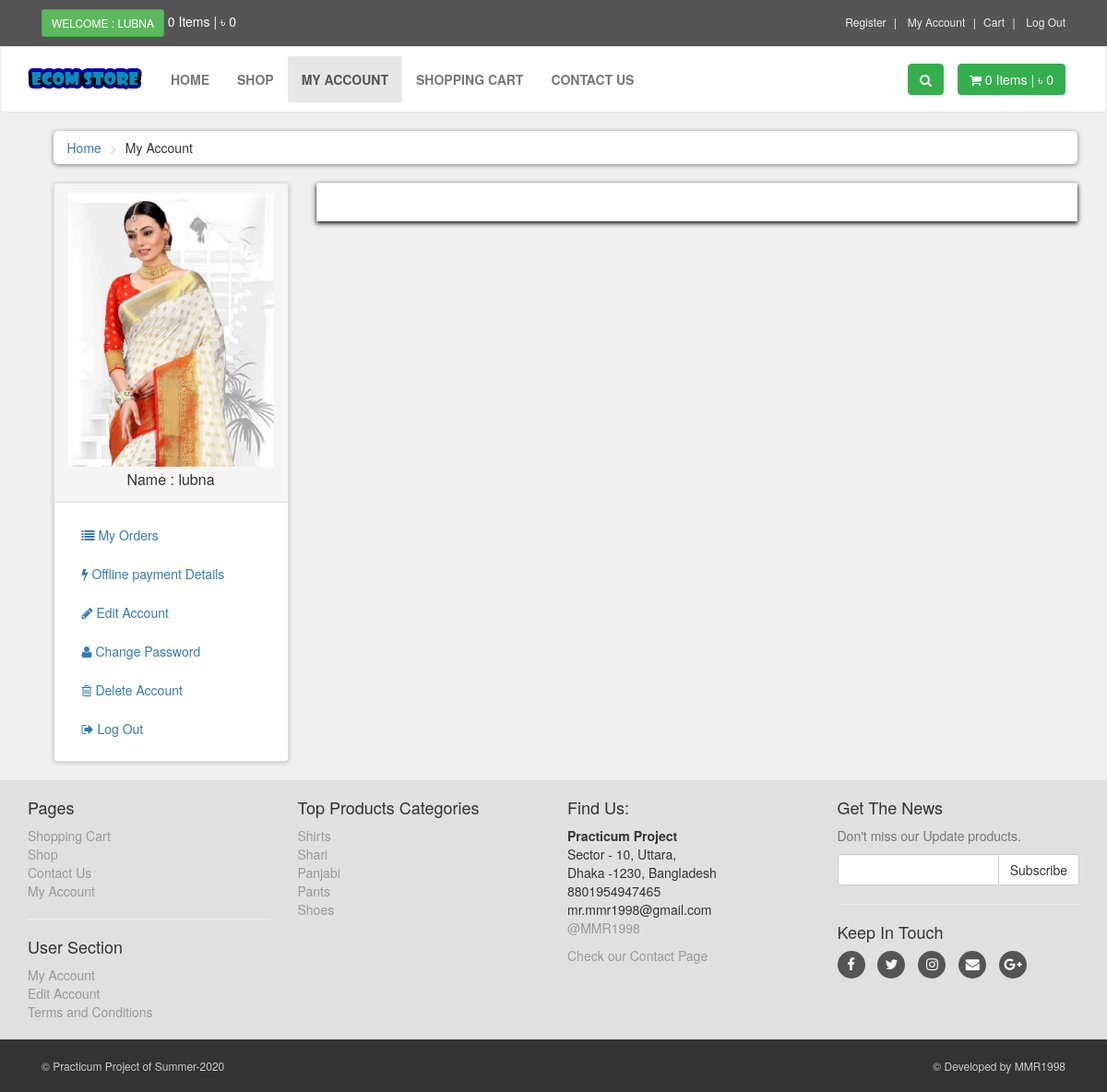
The app's page /customer/my_account.php (signed in) with its own data.
### tables this page shows
CREATE TABLE `customers` (
  `customer_id` int(10) NOT NULL,
  `customer_name` varchar(255) NOT NULL,
  `customer_email` varchar(255) NOT NULL,
  `customer_pass` int(255) NOT NULL,
  `customer_country` text NOT NULL,
  `customer_city` text NOT NULL,
  `customer_contact` varchar(255) NOT NULL,
  `customer_address` text NOT NULL,
  `customer_image` text NOT NULL,
  `customer_ip` varchar(100) NOT NULL
);

CREATE TABLE `products_categories` (
  `p_cat_id` int(10) NOT NULL,
  `p_cat_title` text NOT NULL,
  `p_cat_top` text NOT NULL,
  `p_cat_image` text NOT NULL
);

### customer/my_account.php (the view, shortened to what this page needs)
<?php
$active = 'my_account';
if(!isset($_SESSION['customer_email'])){
	echo "<script>window.open('../checkout.php','_self')</script>";
}else{
include("includes/db.php");
include("functions/functions.php");
?>
<!DOCTYPE html>
<html>
	<head>
		<link rel="stylesheet" type="text/css" href="styles/bootstrap-337.min.css">
		<link rel="stylesheet" type="text/css" href="font-awsome/css/font-awesome.min.css">
		<link rel="stylesheet" type="text/css" href="styles/style.css">
	</head>
	<body>
		<div id="top">
			<div class="container">
				<div class="col-md-6 offer">
					<a href="#" class="btn btn-success btn-sm">
						<?php
						if(!isset($_SESSION['customer_email'])){
							 echo "Welcome : Guest";
						} else{
							$c_mail = $_SESSION['customer_email'];
							$get_name = "select * from customers where customer_email='$c_mail'";
							$run_name = mysqli_query($con,$get_name);
							$row_name = mysqli_fetch_array($run_name);
							$c_name = $row_name['customer_name'];
							echo "Welcome : $c_name";
						}
						?>
					</a>
					<a href="#"><?php items(); ?> Items | <?php total_price(); ?></a>
				</div>
				<div class="col-md-6">
					<ul class="menu">
						<li><a href="../customer-register.php">Register</a></li>
						<li>
							<?php
								if(!isset($_SESSION['customer_email'])){
									echo "<a href='checkout.php'> My Account</a>";
								}else{									echo "<a href='my_account.php?my_orders'> My Account</a>";
								}
								?>
						</li>
						<li><a href="../cart.php">Cart</a></li>
						<li><a href="../checkout.php">
							<?php
							if(!isset($_SESSION['customer_email'])){
								 echo "<a href='../checkout.php'>Login</a>";
							} else{
								echo "<a href='logout.php'>Log Out</a>";
							}
							?>
						</a></li>
					</ul>
				</div>
			</div>
		</div>
		<div id="navbar" class="navbar navbar-default">
			<div class="container">
				<div class="navbar-header">
					<a href="../index.php" class="navbar-brand home">
						<img src="images/ecom-store-logo.png" alt="logo bigger" class="hidden-xs">
					</a>
				</div>
				<div class="navbar-collapse collapse" id="navigation">
					<div class="padding-nav">
				        <ul class="nav navbar-nav left">
							<li class="<?php if($active == 'home') echo "active"; ?>">
								<a href="../index.php">Home</a>
							</li>
							<li class="<?php if($active == 'shop') echo "active"; ?>">
								<a href="../Shop.php">Shop</a>
							</li>
							<li class="<?php if( $active == 'my_account') echo "active"; ?>">
								<?php
								if(!isset($_SESSION['customer_email'])){
									echo "<a href='checkout.php'> My Account</a>";
								}else{									echo "<a href='my_account.php?my_orders'> My Account</a>";
								}
								?>
							</li>
							<li class="<?php if( $active == 'cart') echo "active"; ?>">
								<a href="../cart.php">Shopping Cart</a>
							</li>
							<li class="<?php if( $active == 'contact') echo "active"; ?>">
								<a href="../contact.php">Contact Us</a>
							</li>
						</ul>
					</div>
					<a href="../cart.php" class="btn navbar-btn btn-primary right">
						<i class="fa fa-shopping-cart"></i>
						<span><?php items(); ?> Items | <?php total_price(); ?></span>
					</a>
					<div class="navbar-collapse collapse right">
						<button class="btn btn-primary navbar-btn" type="button" data-toggle="collapse" data-target="#search">
							<i class="fa fa-search"></i>
						</button>
					</div>
				</div>
			</div>
		</div>
		<div id="content">
			<div class="container">
				<div class="col-md-12">
					<ul class="breadcrumb">
						<li><a href="../index.php">Home</a></li>
						<li>My Account</li>
					</ul>
				</div>
				<div class="col-md-3">
					<?php include("includes/sidebar.php") ?>
				</div>
           <div class="col-md-9">
               <div class="box">
               </div>
           </div>
            </div>
		</div>
		<?php include("includes/footer.php") ?>
	</body>
</html>
<?php } ?>

### customer/includes/sidebar.php
<div class="panel panel-default sidebar-menu">
    <div class="panel-heading">
        <?php
		$customer_session = $_SESSION['customer_email'];
		$get_customer = "select * from customers where customer_email='$customer_session'";
		$run_customer = mysqli_query($con,$get_customer);
		$row_customer = mysqli_fetch_array($run_customer);
		$customer_image = $row_customer['customer_image'];
		$customer_name = $row_customer['customer_name'];
		if(!isset($_SESSION['customer_email'])){
		}else{
			echo "
				<center>
					<img class='img-responsive' src='customer_images/$customer_image' alt='Profile Pic' >
				</center>
				<h3 class='panel-title' align='center'> Name : $customer_name </h3>
			";
		}
		?>
    </div>
    <div class="panel-body">
        <ul class="nav-pills nav-stacked nav">
           <li class="<?php if(isset($_GET['my_orders'])){echo"active";} ?>"><a href="my_account.php?my_orders">
               <i class="fa fa-list"></i> My Orders
           </a></li>
           <li class="<?php if(isset($_GET['pay_offline'])){echo"active";} ?>"><a href="my_account.php?pay_offline">
               <i class="fa fa-bolt"></i> Offline payment Details
           </a></li>
           <li class="<?php if(isset($_GET['edit_account'])){echo"active";} ?>"><a href="my_account.php?edit_account">
               <i class="fa fa-pencil"></i> Edit Account
           </a></li>
           <li class="<?php if(isset($_GET['change_pass'])){echo"active";} ?>"><a href="my_account.php?change_pass">
               <i class="fa fa-user"></i> Change Password
           </a></li>
            <li class="<?php if(isset($_GET['delete_account'])){echo"active";} ?>"><a href="my_account.php?delete_account">
               <i class="fa fa-trash-o"></i> Delete Account
           </a></li>
           <li><a href="logout.php">
               <i class="fa fa-sign-out"></i> Log Out
           </a></li>
        </ul>
    </div>
</div>

### customer/includes/footer.php (shortened to what this page needs)
<div id="footer">
	<div class="container">
		<div class="row">
			<div class="col-sm-6 col-md-3">
				<h4>Pages</h4>
				<ul>
					<li><a href="../cart.php">Shopping Cart</a></li>
					<li><a href="../shop.php">Shop</a></li>
					<li><a href="../Contact.php">Contact Us</a></li>
					<li>
						<?php
								if(!isset($_SESSION['customer_email'])){
									echo "<a href='checkout.php'> My Account</a>";
								}else{									echo "<a href='my_account.php?my_orders'> My Account</a>";
								}
								?>
					</li>
				</ul>
				<hr>
				<h4>User Section</h4>
				<ul>
					<?php
					if(!isset($_SESSION['customer_email'])){
						echo "<a href='checkout.php'> Login</a>";
					}else{
						echo "<a href='my_account.php?my_orders'> My Account</a>";
					}
					?>
					<li>
					<?php
					if(!isset($_SESSION['customer_email'])){
						echo "<a href='../customer-register.php'> Register</a>";
					}else{
						echo "<a href='my_account.php?edit_account'> Edit Account</a>";
					}
					?>
					</li>
					<li><a href="../terms.php">Terms and Conditions</a></li>
				</ul>
			</div>
			<div class="col-sm-6 col-md-3">
				<h4>Top Products Categories</h4>
				<ul>
					<?php
                        $get_p_cat = "SELECT * FROM products_categories";
                        $run_p_cat = mysqli_query($con,$get_p_cat);
                        while($row_p_cats = mysqli_fetch_array($run_p_cat)){
                            $p_cat_id = $row_p_cats['p_cat_id'];
                            $p_cat_title = $row_p_cats['p_cat_title'];
                            echo "
                                <li><a href='shop.php?p_cat=$p_cat_id'>$p_cat_title</a></li>
                            ";
                        }
                    ?>
				</ul>
			</div>
			<div class="col-sm-6 col-md-3">
				<h4>Find Us:</h4>
				<p>
					<strong>Practicum Project</strong>
					<br/>Sector - 10, Uttara,
					<br/>Dhaka -1230, Bangladesh
					<br/>8801954947465
					<br/>mr.mmr1998@gmail.com
					<br/><a href="#">@MMR1998</a>
				</p>
				<a href="../Contact.php">Check our Contact Page</a>
			</div>
			<div class="col-md-3 col-sm-6">
				<h4>Get The News</h4>
				<p class="text-muted">
					Don't miss our Update products.
				</p>
				<form action="" method="post">
					<div class="input-group">
						<input type="text" class="form-control" name="email">
						<span class="input-group-btn">
							<input type="submit" value="Subscribe" class="btn btn-default">
						</span>
					</div>
				</form>
				<hr>
				<h4>Keep In Touch</h4>
				<p class="social">
					<a href="#" class="fa fa-facebook"></a>
					<a href="#" class="fa fa-twitter"></a>
					<a href="#" class="fa fa-instagram"></a>
					<a href="#" class="fa fa-envelope"></a>
					<a href="#" class="fa fa-google-plus"></a>
				</p>
			</div>
		</div>
	</div>
</div>
<div class="copyright">
	<div class="container">
		<div class="col-md-6">
			<p class="pull-left">&copy; Practicum Project of Summer-2020</p>
		</div>
		<div class="col-md-6">
			<p class="pull-right">&copy; Developed by MMR1998</p>
		</div>
	</div>
</div>

### customer/styles/style.css (style rules this page uses)
body { font-size: 14px; line-height: 1.4321; color: #333333; background: #f0f0f0; overflow-x: hidden; }
#top { background: #555555; padding: 10px 0; }
#top .offer { color: #ffffff; }
#top .offer .btn { text-transform: uppercase;; }
#top a { color: #ffffff; }
#top ul.menu { padding-top: 5px; margin: 0px; text-align: right; font-size: 12px; list-style: none; }
#top ul.menu > li { display: inline-block; }
#top ul.menu > li a { color: #eeeeee; }
#top ul.menu > li + li:before { content: "|\00a0"; color: #f7f7f7; padding: 0 5px; }
.navbar { background: #ffffff; }
.navbar-collapse .right { float: right; }
.navbar-brand { float: left; padding: 10px 15px; font-size: 18px; line-height: 20px; height: 70px; }
.navbar ul.nav > li > a { text-transform: uppercase; font-weight: bold; font-size: 14px; }
.padding-nav { padding-top: 10px; }
.btn-primary { color: #ffffff; background: #34af4e; border-color: #34af4e; }
.box { background: #ffffff; margin: 0 0 30px; border:solid 1px #e6e6e6; box-sizing: border-box; padding: 20px; box-shadow: 0px 2px 5px rgba(0, 0, 0, 3); }
#content { padding-left: 25px; }
#footer { background: #e0e0e0; padding: 10px 0; }
#footer ul { list-style: none; padding-left: 0px; }
#footer a { color: #999999; padding: 0; text-decoration: none; }
#footer .social { text-align: left; }
#footer .social a { margin: 0px 10px 0px 0px; display: inline-block; color: #ffffff; width: 30px; height: 30px; border-radius: 30px; line-height: 30px; font-size: 15px; text-align: center; vertical-align: bottom; background: #555555; text-decoration: none; }
.copyright { background: #333333; color: #cccccc; padding: 20px 0; font-size: 12px; }
.copyright p { margin: 0px; }
.breadcrumb { padding: 8px 15px; margin-bottom: 20px; background: #ffffff; border-radius: 5px; box-shadow: 0px 1px 5px rgba(0, 0, 0, .5); }
.breadcrumb li + li:before { content: ">\00a0"; color: #cccccc; }
#content .panel.sidebar-menu { box-sizing: border-box; box-shadow: 0px 1px 5px rgba(0, 0, 0, .2); }
#content .panel.sidebar-menu h3 { padding: 5px 0px; margin: 0px; }

### records on screen
customers: customer_name "LUBNA", customer_image (picture), customer_name "lubna"
products_categories: p_cat_title "Shirts"
products_categories: p_cat_title "Shari"
products_categories: p_cat_title "Panjabi"
products_categories: p_cat_title "Pants"
products_categories: p_cat_title "Shoes"

### other values on screen
$count_items "0 0"
$total "0 0"
